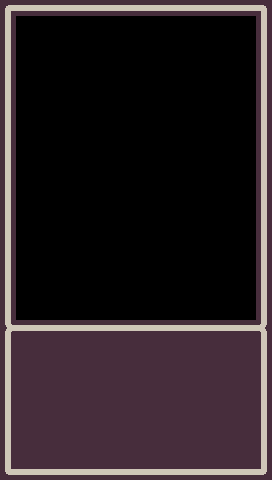

This game map was drawn from its Tiled (.tmx) file and the tilesets committed beside it. A one-line description and the full map source follow:
An orthogonal 17x30 tile map with 16x16 px tiles, 2 tile layers (Tile Layer 1, Tile Layer 2).

<map version="1.2" tiledversion="1.2.4" orientation="orthogonal" renderorder="right-down" width="17" height="30" tilewidth="16" tileheight="16" infinite="0" nextlayerid="3" nextobjectid="1">
 <tileset firstgid="1" name="colored" tilewidth="16" tileheight="16" spacing="1" tilecount="1024" columns="32">
  <image source="colored.png" width="543" height="543" />
 </tileset>
 <layer id="1" name="Tile Layer 1" width="17" height="30">
  <data encoding="csv">
0,0,0,0,0,0,0,0,0,0,0,0,0,0,0,0,0,
0,0,0,0,0,0,0,0,0,0,0,0,0,0,0,0,0,
0,0,0,0,0,0,0,0,0,0,0,0,0,0,0,0,0,
0,0,0,0,0,0,0,0,0,0,0,0,0,0,0,0,0,
0,0,0,0,0,0,0,0,0,0,0,0,0,0,0,0,0,
0,0,0,0,0,0,0,0,0,0,0,0,0,0,0,0,0,
0,0,0,0,0,0,0,0,0,0,0,0,0,0,0,0,0,
0,0,0,0,0,0,0,0,0,0,0,0,0,0,0,0,0,
0,0,0,0,0,0,0,0,0,0,0,0,0,0,0,0,0,
0,0,0,0,0,0,0,0,0,0,0,0,0,0,0,0,0,
0,0,0,0,0,0,0,0,0,0,0,0,0,0,0,0,0,
0,0,0,0,0,0,0,0,0,0,0,0,0,0,0,0,0,
0,0,0,0,0,0,0,0,0,0,0,0,0,0,0,0,0,
0,0,0,0,0,0,0,0,0,0,0,0,0,0,0,0,0,
0,0,0,0,0,0,0,0,0,0,0,0,0,0,0,0,0,
0,0,0,0,0,0,0,0,0,0,0,0,0,0,0,0,0,
0,0,0,0,0,0,0,0,0,0,0,0,0,0,0,0,0,
0,0,0,0,0,0,0,0,0,0,0,0,0,0,0,0,0,
0,0,0,0,0,0,0,0,0,0,0,0,0,0,0,0,0,
0,0,0,0,0,0,0,0,0,0,0,0,0,0,0,0,0,
0,0,0,0,0,0,0,0,0,0,0,0,0,0,0,0,0,
0,1,1,1,1,1,1,1,1,1,1,1,1,1,1,1,0,
0,1,1,1,1,1,1,1,1,1,1,1,1,1,1,1,0,
0,1,1,1,1,1,1,1,1,1,1,1,1,1,1,1,0,
0,1,1,1,1,1,1,1,1,1,1,1,1,1,1,1,0,
0,1,1,1,1,1,1,1,1,1,1,1,1,1,1,1,0,
0,1,1,1,1,1,1,1,1,1,1,1,1,1,1,1,0,
0,1,1,1,1,1,1,1,1,1,1,1,1,1,1,1,0,
0,1,1,1,1,1,1,1,1,1,1,1,1,1,1,1,0,
0,0,0,0,0,0,0,0,0,0,0,0,0,0,0,0,0
</data>
 </layer>
 <layer id="2" name="Tile Layer 2" width="17" height="30">
  <data encoding="csv">
445,1610613178,1610613178,1610613178,1610613178,1610613178,1610613178,1610613178,1610613178,1610613178,1610613178,1610613178,1610613178,1610613178,1610613178,1610613178,2684355005,
442,0,0,0,0,0,0,0,0,0,0,0,0,0,0,0,442,
442,0,0,0,0,0,0,0,0,0,0,0,0,0,0,0,442,
442,0,0,0,0,0,0,0,0,0,0,0,0,0,0,0,442,
442,0,0,0,0,0,0,0,0,0,0,0,0,0,0,0,442,
442,0,0,0,0,0,0,0,0,0,0,0,0,0,0,0,442,
442,0,0,0,0,0,0,0,0,0,0,0,0,0,0,0,442,
442,0,0,0,0,0,0,0,0,0,0,0,0,0,0,0,442,
442,0,0,0,0,0,0,0,0,0,0,0,0,0,0,0,442,
442,0,0,0,0,0,0,0,0,0,0,0,0,0,0,0,442,
442,0,0,0,0,0,0,0,0,0,0,0,0,0,0,0,442,
442,0,0,0,0,0,0,0,0,0,0,0,0,0,0,0,442,
442,0,0,0,0,0,0,0,0,0,0,0,0,0,0,0,442,
442,0,0,0,0,0,0,0,0,0,0,0,0,0,0,0,442,
442,0,0,0,0,0,0,0,0,0,0,0,0,0,0,0,442,
442,0,0,0,0,0,0,0,0,0,0,0,0,0,0,0,442,
442,0,0,0,0,0,0,0,0,0,0,0,0,0,0,0,442,
442,0,0,0,0,0,0,0,0,0,0,0,0,0,0,0,442,
442,0,0,0,0,0,0,0,0,0,0,0,0,0,0,0,442,
442,0,0,0,0,0,0,0,0,0,0,0,0,0,0,0,442,
1610613182,1610613178,1610613178,1610613178,1610613178,1610613178,1610613178,1610613178,1610613178,1610613178,1610613178,1610613178,1610613178,1610613178,1610613178,1610613178,2684355006,
442,0,0,0,0,0,0,0,0,0,0,0,0,0,0,0,442,
442,0,0,0,0,0,0,0,0,0,0,0,0,0,0,0,442,
442,0,0,0,0,0,0,0,0,0,0,0,0,0,0,0,442,
442,0,0,0,0,0,0,0,0,0,0,0,0,0,0,0,442,
442,0,0,0,0,0,0,0,0,0,0,0,0,0,0,0,442,
442,0,0,0,0,0,0,0,0,0,0,0,0,0,0,0,442,
442,0,0,0,0,0,0,0,0,0,0,0,0,0,0,0,442,
442,0,0,0,0,0,0,0,0,0,0,0,0,0,0,0,442,
1610613181,1610613178,1610613178,1610613178,1610613178,1610613178,1610613178,1610613178,1610613178,1610613178,1610613178,1610613178,1610613178,1610613178,1610613178,1610613178,3221225917
</data>
 </layer>
</map>
